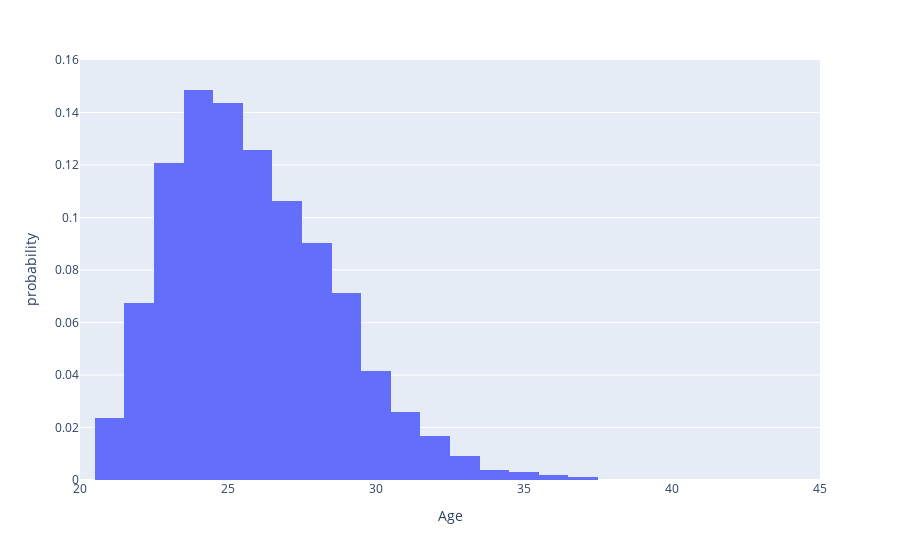

The notebook cell this image was saved under:
### Code cell
rb_norm_fig.update_xaxes(range = [20, 45])
rb_norm_fig.update_yaxes(range = [0, 0.16])
rb_norm_fig.show()

### Figure 1 — Plotly figure (JSON) as saved in the notebook; plotly's stock layout.template omitted (floating-point values rounded to 4 significant figures; data arrays with more than 128 entries replaced by an {"elided": "..."} marker saying what was removed)
{"data": [{"alignmentgroup": "True", "bingroup": "x", "histnorm": "probability", "hovertemplate": "Age=%{x}<br>probability=%{y}<extra></extra>", "legendgroup": "", "marker": {"color": "#636efa", "pattern": {"shape": ""}}, "name": "", "offsetgroup": "", "orientation": "v", "showlegend": false, "type": "histogram", "x": {"elided": "1617 int values"}, "xaxis": "x", "yaxis": "y"}], "layout": {"barmode": "relative", "legend": {"tracegroupgap": 0}, "margin": {"t": 60}, "xaxis": {"anchor": "y", "domain": [0, 1], "range": [20, 45], "title": {"text": "Age"}}, "yaxis": {"anchor": "x", "domain": [0, 1], "range": [0, 0.16], "title": {"text": "probability"}}}}
